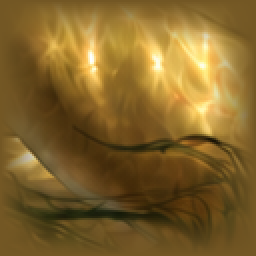
#> input picture src/Cynthia.Card.Unity/src/Cynthia.Unity.Card/Assets/Experiments/LadyLakePremium/Model/Generated/FigureRig.fbm/GoldSkin.png, 128 x 128 px (shown 2 times larger)
$ python -i rematch_all_static.py   (imports and definitions only)
#> lines starting #> are read from the running program, lines starting #| are printed output that depends on the picture
#> further down, picture is the input picture: PIL image 128x128 RGBA; mean R, G, B, A 129.3, 99.7, 42.8, 255
from pathlib import Path
import sys,json,re,xml.etree.ElementTree as ET
sys.path.insert(0,r'<USER_HOME>/Documents/Codex/2026-09-05/c-steamlibrary-steamapps-common-thronebreaker-the/work/python_deps')
import numpy as np
from PIL import Image,ImageDraw
sys.path.insert(0,r'<USER_HOME>/Documents/Codex/2026-09-05/c-steamlibrary-steamapps-common-thronebreaker-the/work/python_deps')
import UnityPy
r=Path(__file__).resolve().parent; work=r.parent; project=work.parents[1]/'src/Cynthia.Card.Unity/src/Cynthia.Unity.Card'
# [1 line not run here, left out]
# [1 line that did not run here, left out]
# [1 line that did not run here, left out]
# [1 line that did not run here, left out]
# [1 line that did not run here, left out]
def sig(im):
    im=im.convert('RGB');px=np.asarray(im).astype(np.int16);gx=np.max(np.abs(np.diff(px,axis=1)),axis=2);gy=np.max(np.abs(np.diff(px,axis=0)),axis=2);xs=np.where((gx>3).mean(axis=0)>.01)[0];ys=np.where((gy>3).mean(axis=1)>.01)[0]
#> after `gx = np.max(np.abs(np.diff(px, axis=1)), axis=2)`:
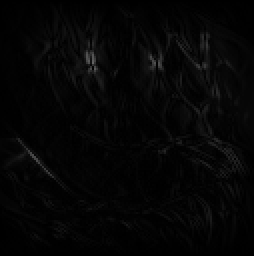
#> gx: shape (128, 127) int16 (shown 2 times larger); min 0, max 100, mean 5.2
#> after `gy = np.max(np.abs(np.diff(px, axis=0)), axis=2)`:
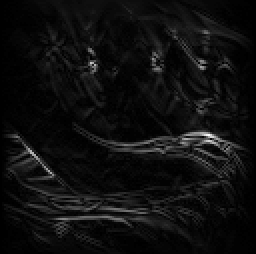
#> gy: shape (127, 128) int16 (shown 2 times larger); min 0, max 97, mean 5.7; drawn with min black and max white
#> after `xs = np.where((gx > 3).mean(axis=0) > 0.01)[0]`: xs = 127 values from 0 to 126
#> after `ys = np.where((gy > 3).mean(axis=1) > 0.01)[0]`: ys = 127 values from 0 to 126
    if len(xs) and len(ys):im=im.crop((int(xs[0]),int(ys[0]),int(xs[-1])+1,int(ys[-1])+1))
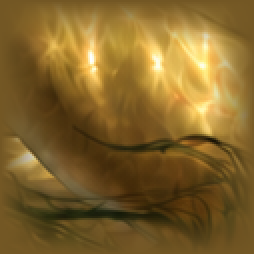
#> im: PIL image 127x127 RGB (shown 2 times larger); mean R, G, B 129.5, 99.9, 42.9
    w,h=im.size;ratio=.685
#> after `w, h = im.size`: w = 127; h = 127
    if w/h>ratio:im=im.crop(((w-h*ratio)/2,0,(w+h*ratio)/2,h))
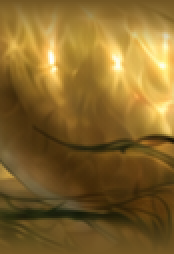
#> im: PIL image 87x127 RGB (shown 2 times larger); mean R, G, B 131.8, 101.4, 43
    else:im=im.crop((0,(h-w/ratio)/2,w,(h+w/ratio)/2))
    return np.asarray(im.resize((16,24)),dtype=np.float32).reshape(-1)/255
# [1 line that did not run here, left out]
# [1 line that did not run here, left out]
# [1 line that did not run here, left out]
# [24 lines not run here, left out]

>>> from PIL import Image
>>> picture = Image.open('../../../src/Cynthia.Card.Unity/src/Cynthia.Unity.Card/Assets/Experiments/LadyLakePremium/Model/Generated/FigureRig.fbm/GoldSkin.png')
>>> result = sig(picture)
#> result = 1152 values, max 1 at index 252, min 0.0353 at index 842, mean 0.361
